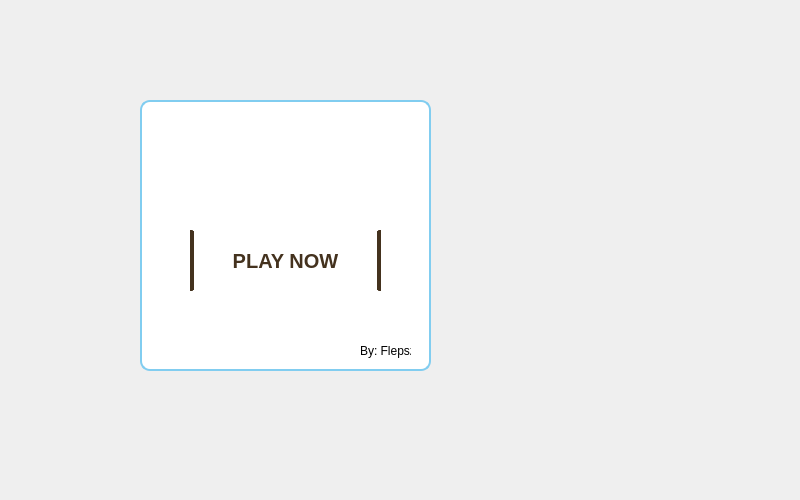
<?xml version="1.0" encoding="UTF-8"?>
<ui version="4.0">
 <class>MainWindow</class>
 <widget class="QMainWindow" name="MainWindow">
  <property name="geometry">
   <rect>
    <x>0</x>
    <y>0</y>
    <width>800</width>
    <height>500</height>
   </rect>
  </property>
  <property name="minimumSize">
   <size>
    <width>0</width>
    <height>0</height>
   </size>
  </property>
  <property name="maximumSize">
   <size>
    <width>800</width>
    <height>500</height>
   </size>
  </property>
  <property name="windowTitle">
   <string>Akinator</string>
  </property>
  <widget class="QWidget" name="centralwidget">
   <widget class="QLabel" name="lbRoom">
    <property name="geometry">
     <rect>
      <x>-100</x>
      <y>0</y>
      <width>1121</width>
      <height>571</height>
     </rect>
    </property>
    <property name="styleSheet">
     <string>QPushButton {
  align-items: center;
  background-color: rgb(238, 139, 0);
  border-radius: 6px;
  box-shadow: transparent 0 0 0 3px,rgba(18, 18, 18, .1) 0 6px 20px;
  box-sizing: border-box;
  color: rgb(255, 255, 255);
  cursor: pointer;
  display: inline-flex;
  flex: 1 1 auto;
  font-family: Inter,sans-serif;
  font-size: 1.2rem;
  font-weight: 700;
  justify-content: center;
  line-height: 1;
  margin: 0;
  outline: none;
  padding: 1rem 1.2rem;
  text-align: center;
  text-decoration: none;
  transition: box-shadow .2s,-webkit-box-shadow .2s;
  white-space: nowrap;
  border: 0;
  user-select: none;
  touch-action: manipulation;
}

QPushButton:hover {
	box-shadow: #121212 0 0 0 3px, transparent 0 0 0 0;
}</string>
    </property>
    <property name="text">
     <string/>
    </property>
    <property name="pixmap">
     <pixmap>room_akinator.jpg</pixmap>
    </property>
    <property name="scaledContents">
     <bool>true</bool>
    </property>
   </widget>
   <widget class="QLabel" name="label_3">
    <property name="geometry">
     <rect>
      <x>450</x>
      <y>70</y>
      <width>201</width>
      <height>311</height>
     </rect>
    </property>
    <property name="text">
     <string/>
    </property>
    <property name="pixmap">
     <pixmap>akinatorimg/aki02.png</pixmap>
    </property>
    <property name="scaledContents">
     <bool>true</bool>
    </property>
   </widget>
   <widget class="QFrame" name="frame">
    <property name="geometry">
     <rect>
      <x>140</x>
      <y>100</y>
      <width>291</width>
      <height>271</height>
     </rect>
    </property>
    <property name="styleSheet">
     <string notr="true">QFrame {
	background-color: rgb(255, 255, 255);
	border: 2px solid rgb(129, 205, 240);
	border-radius: 10px;
}</string>
    </property>
    <property name="frameShape">
     <enum>QFrame::StyledPanel</enum>
    </property>
    <property name="frameShadow">
     <enum>QFrame::Raised</enum>
    </property>
    <widget class="QLabel" name="label">
     <property name="geometry">
      <rect>
       <x>30</x>
       <y>30</y>
       <width>241</width>
       <height>61</height>
      </rect>
     </property>
     <property name="font">
      <font>
       <family>Minangkabau</family>
       <pointsize>60</pointsize>
      </font>
     </property>
     <property name="styleSheet">
      <string notr="true">border:none;
color: #000;
text-shadow: -1px 0 black, 0 1px black, 1px 0 black, 0 -1px black;</string>
     </property>
     <property name="text">
      <string/>
     </property>
     <property name="pixmap">
      <pixmap>akiLogo.png</pixmap>
     </property>
     <property name="scaledContents">
      <bool>true</bool>
     </property>
    </widget>
    <widget class="QPushButton" name="btnPlay">
     <property name="geometry">
      <rect>
       <x>50</x>
       <y>130</y>
       <width>191</width>
       <height>61</height>
      </rect>
     </property>
     <property name="styleSheet">
      <string notr="true">QPushButton {
  	align-items: center;
  	background: qlineargradient(x1: 0, y1: 1, x2: 0, y2: 0,
    stop: 0 rgba(169, 139, 93, 1),
    stop: 0.30 rgba(223, 193, 132, 1),
    stop: 1 rgba(237, 212, 162, 1));
	border-left: 4px solid #44321e;
	border-right: 4px solid #44321e;
	border-radius:1px;
	box-sizing: border-box;
 	color: #44321e;
	cursor: pointer;
	font-family: 'Arial', sans-serif;
	font-weight: 800;
	font-size: 20px;
	cursor: pointer;
	transition-property: background-color;
	transition-duration: 1s;
}

QPushButton:hover {
	background: qlineargradient(x1: 0, y1: 0, x2: 0, y2: 1,
    stop: 0.13 rgba(139, 114, 76, 1),
    stop: 0.51 rgba(169, 139, 93, 1));
}</string>
     </property>
     <property name="text">
      <string>PLAY NOW</string>
     </property>
    </widget>
    <widget class="QLabel" name="label_2">
     <property name="geometry">
      <rect>
       <x>220</x>
       <y>240</y>
       <width>51</width>
       <height>21</height>
      </rect>
     </property>
     <property name="font">
      <font>
       <family>Arial</family>
      </font>
     </property>
     <property name="styleSheet">
      <string notr="true">border: none;
</string>
     </property>
     <property name="text">
      <string>By: Flepsz</string>
     </property>
    </widget>
   </widget>
  </widget>
 </widget>
 <resources>
  <include location="akinatorimg/imgs.qrc"/>
 </resources>
 <connections/>
</ui>
